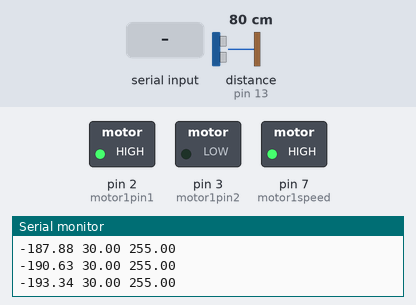
This sketch was run on a simulated Arduino Uno, built with avr-gcc and run on an emulated ATmega328P. Parts: switched loads named in the sketch (green lamp = pin HIGH), the last lines printed to the serial monitor. Inputs (shaded band) come from the test bench; at power-on: distance to the obstacle (sensor on pin 13) 80 cm. The echo pulse lasts 58.3 µs per cm.

Above: at 1.2 s.
1.3 s: distance to the obstacle (sensor on pin 13) set to 38 cm
4.3 s: distance to the obstacle (sensor on pin 13) set to 33 cm
At 5.9 s:
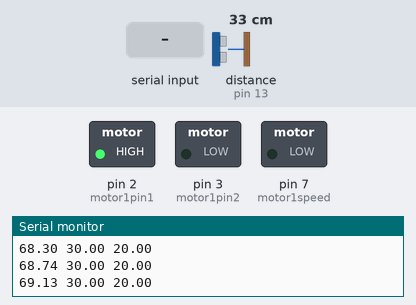
6.2 s: "d90\n" received over Serial
At 7.3 s:
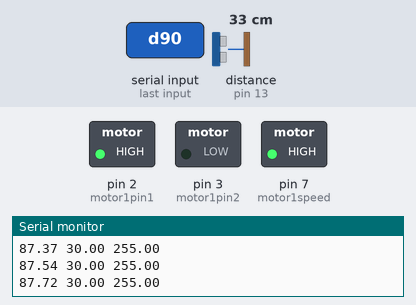
7.7 s: "d,45\n" received over Serial
At 8.1 s:
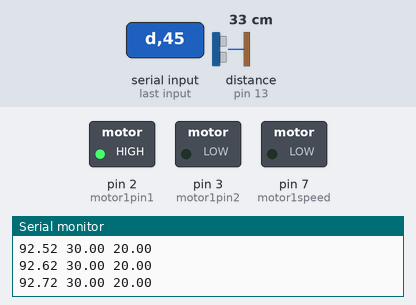
10.7 s: "d" received over Serial
At 11.7 s:
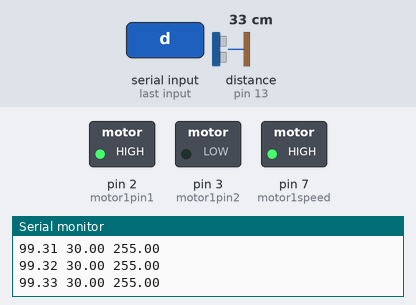
12.2 s: distance to the obstacle (sensor on pin 13) set to 42 cm
At 15.5 s:
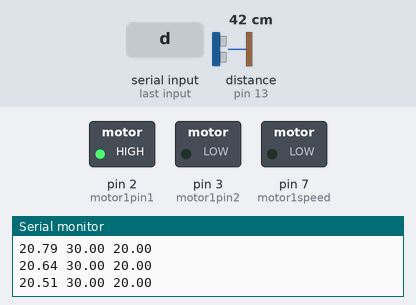
Timing chart, 0 to 16.2 s (numbered marks = the images above; inputs shaded):
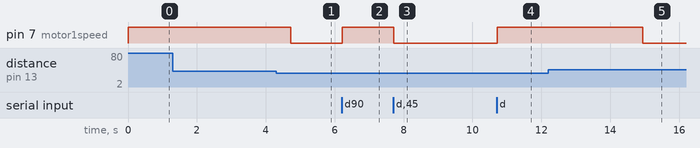

The sketch:

nivel_PID.ino
```cpp
// DEFAULT LIBRARY TO USE ULTRASONIC
#include <Ultrasonic.h>

//DEFINE ULTRASONIC PINS
#define pino_trigger 12
#define pino_echo 13

//START PINS
Ultrasonic ultrasonic(pino_trigger, pino_echo);

float distance;

// pins
int motor1pin1 = 2; //IN1 pin
int motor1pin2 = 3; //IN2 pin
int motor1speed = 7; //ENA pin

/* PARAMETERS TO PID */
float Kp = 10; // Gain
float Ki = 0.01; // Integrator
float Kd = 0; // Derivation

/* VARIABLES TO ANALOG FILTER */
const int const_filter =1500 ;
unsigned long timer;
float last_Input_filtered = 0;
float last_timer =0;
float input =0;

/* VARIABLES USED TO MATH */
const int Ta = 0.1; // Time using seconds (sample Time)
float last_I = 0;
float last_PV_filtered;
float PV_filtered;
//float lastError = 0;
//float lastPV = 0;
float lastSP = 0;
float MV = 0;
float MV_manual = 0;
 float SetPoint = 30;// Define SetPoint on %

float action_P = 0; //Proportional Action
float action_I = 0; //integration Action
float action_D = 0;// Derivation Action

/* LIMITS MAX AND MIN */
int MV_MAX = 255 ;// Ouput MAX in %
int MV_MIN = 20;// Output MIN in %
int PV_max = 100;
int PV_min = 0;

/* MODE */
bool MANUAL = false; // CHANGE MODES MANUAL TO AUTOMATIC

/* DIRECT OR REVERSE */
bool DIRECT = true; // To use REVERSE set DIRECT = false

void setup() {
      Serial.begin(9600); // Starting Serial Communication

      pinMode(motor1pin1, OUTPUT);
      pinMode(motor1pin2, OUTPUT);
      pinMode(motor1speed, OUTPUT);

      //on high/low one direction
      digitalWrite(motor1pin1, HIGH);
      digitalWrite(motor1pin2, LOW);

      pinMode(motor1speed, OUTPUT);;// Start port OUTPUT
    }

void loop() {

    timer = millis();
    distance = ultrasonic.read(CM);
    float input = 10 * (43 - distance);

    float Ta_filter = timer - last_timer;

    float talf = const_filter;
    float alfa = talf/(Ta_filter+talf);
    float PV = alfa*last_Input_filtered+(1-alfa)*input; //Using the rectangular backward integration approach

    last_Input_filtered = PV;
    last_timer = timer;

  if (Serial.available()>0)
  {
    char reading  = Serial.read();
        switch(reading){
            case 'm': //change mode automatic or manual
              MANUAL = !MANUAL;
              Serial.println(MANUAL);
            break;

            case'd': //change direct or reverse mode
                DIRECT = !DIRECT;
            break;

            case 'o': //change MV_manual
              reading = Serial.parseFloat();
              MV_manual = reading;
              Serial.println(MV_manual);
            break;

            case 's':
              reading = Serial.parseFloat();
              SetPoint = reading;
            break;
          }
      }

  /*****DIRECT OR REVERSE ********/
  MODE_DIRECT(DIRECT); // If MODE_DIRECT = FALSE THE PROGRAM WILL USE REVERSE MODE
  /*******************/

  float PV_N = (PV-PV_min)/(PV_max-PV_min)*100; //Normalized PV in 0 to 100%  (N = (value/SPAN)*100)
  float SP_N = (SetPoint-PV_min)/(PV_max-PV_min)*100; //Normalized SP in 0 to 100%

  /****** DERIVATIVE FILTER NOT USED IN THIS PROGRAM*********/
  //float talf = Kd/10;// const timer to derivative filter
  //float alfa = talf/(Ta+talf);
  //PV_filtered = alfa*last_PV_filtered+(1-alfa)*PV_N; //Using the rectangular backward integration approach
  /********************/

  float error = SP_N - PV_N; // error between SetPoint an PV

  action_P = Kp*error; //Proportional Action
  action_D = Kd*((SetPoint-lastSP)-(PV_filtered - last_PV_filtered));// Derivation Action fixes "Derivate Kick"

  if(MANUAL){ // if MANUAL make the code below
              /*** MANUAL MODE *******/
              action_I = MV_manual - action_P - action_D; //Reduce effects when change MANUAL to AUTOMATIC
              MV = MV_manual;
              AnalogOutput(MV); // Arduino Output
                PlotGraph(PV,SetPoint,MV); // crtl + L to plot graph using inteface from arduino
            }

            else /** AUTOMATIC MODE ******/
            { //if AUTOMATIC mode make the code below
              action_I = last_I + Ki*Ta*error; //integration Action
               // Paralel PID model
              MV = action_P + action_I + action_D; // MV_out = PID

              //ANTI-WINDUP BELOW and SATURATION
                if (MV>MV_MAX)//
                          { action_I = 100;
                            MV = MV_MAX;
                          }//ANTI Windup
                else if (MV<MV_MIN)
                          { action_I = 0;
                            MV = MV_MIN;
                          }//ANTI Windup

            AnalogOutput(MV);// call function to convert MV to Output PWM
            MV_manual = MV; //smooth transition between modes AUTOMATIC to MANUAL
            PlotGraph(PV,SetPoint,MV); // crtl + L to plot graph using inteface from arduino
            } //end if else

  last_I = action_I;
  last_PV_filtered = PV_filtered;
  lastSP = SetPoint; // Used in derivative kick
  //lasterror = error;
  //lastPV= PV;
  //PlotGraph(PV,SetPoint,MV);
}
/*****************************
                                    FUNCTIONS BELOW
******************************/

void PlotGraph(float pv, float sp, float mv)
{
    Serial.print(pv); // Writing on monitor serial the variable PV
    Serial.print(" "); // Writing SetPointace on Screen
    Serial.print(sp); // Writing on monitor serial the variable PV
    Serial.print(" "); // Writing Space on Screen
    Serial.println(mv); // Writing on monitor Serial the variable MV
    delay(Ta*1000);// Sample time using seconds
  }

// SET OUTPUT % TO PWM (ANALOG OUTPUT)
 void AnalogOutput(float mv)
 {
    float PWM_out = map(mv,0,100,20,255);//Map output 0 to 255
    analogWrite(motor1speed,PWM_out); // Output PWM
  }

  /* CONTROLLER DIRECTION */
void MODE_DIRECT(bool direct_control)//if direct_control = false the will use the reverse mode
{
  if (!direct_control)
  {
    if (Kp>0 || Ki>0 || Kd>0)//if negative don't do nothing
      {
        Kp = 0 - Kp; // Invert Kp Direction  Kp = 0 - Kp
        Ki = 0 - Ki; // Invert Ki Direction  Ki = 0 - Ki
        Kd = 0 - Kd; // Invert Kd Direction  Kd = 0 - Kd
        Serial.println("REVERSE");
        Serial.println(Kp);
      }
  }
  if(direct_control)
      {
        if (Kp<0 || Ki<0 || Kd<0)//if positive don't do nothing
          {
            Kp = 0 - Kp; // Invert Kp Direction  Kp = 0 - Kp
            Ki = 0 - Ki; // Invert Ki Direction  Ki = 0 - Ki
            Kd = 0 - Kd; // Invert Kd Direction  Kd = 0 - Kd
            Serial.println("DIRECT");
            Serial.println(Kp);
          }
      }
}
```

Measured:
- the behaviour switches between 36 and 35 cm on distance to the obstacle (sensor on pin 13) (found by bisection; images 0 and 1)
- the behaviour switches between 41 and 42 cm on distance to the obstacle (sensor on pin 13) (found by bisection; images 4 and 5)
- after the input at 4.3 s, pin 7 (motor1speed): HIGH → LOW after 0.43 s instead of 1.3 s
- after the input at 6.2 s, pin 7 (motor1speed): LOW → HIGH at once
- after the input at 7.7 s, pin 7 (motor1speed): HIGH → LOW at once
- after the input at 10.7 s, pin 7 (motor1speed): LOW → HIGH at once
- after the input at 12.2 s, pin 7 (motor1speed): HIGH → LOW after 2.7 s
